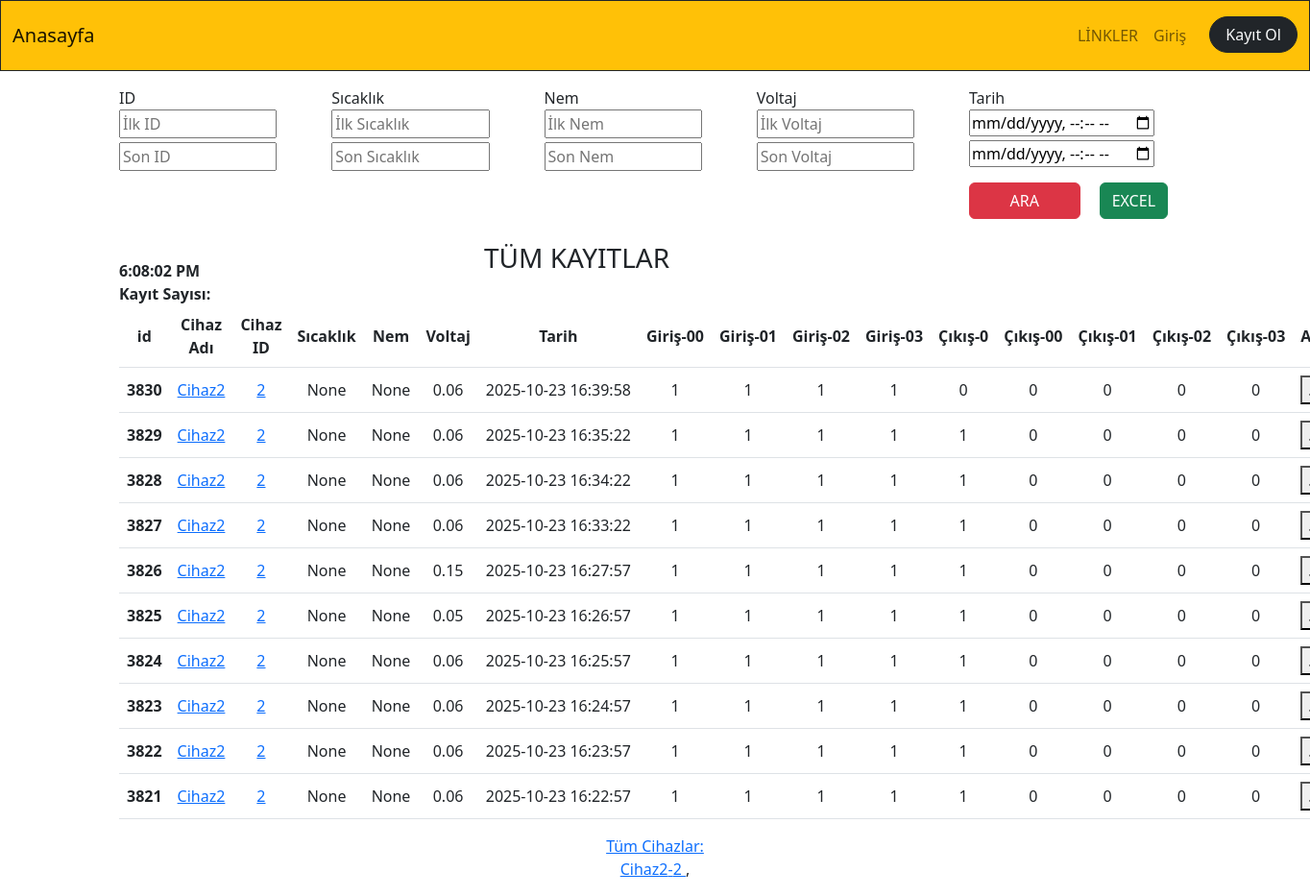
Before: / with the older database file.
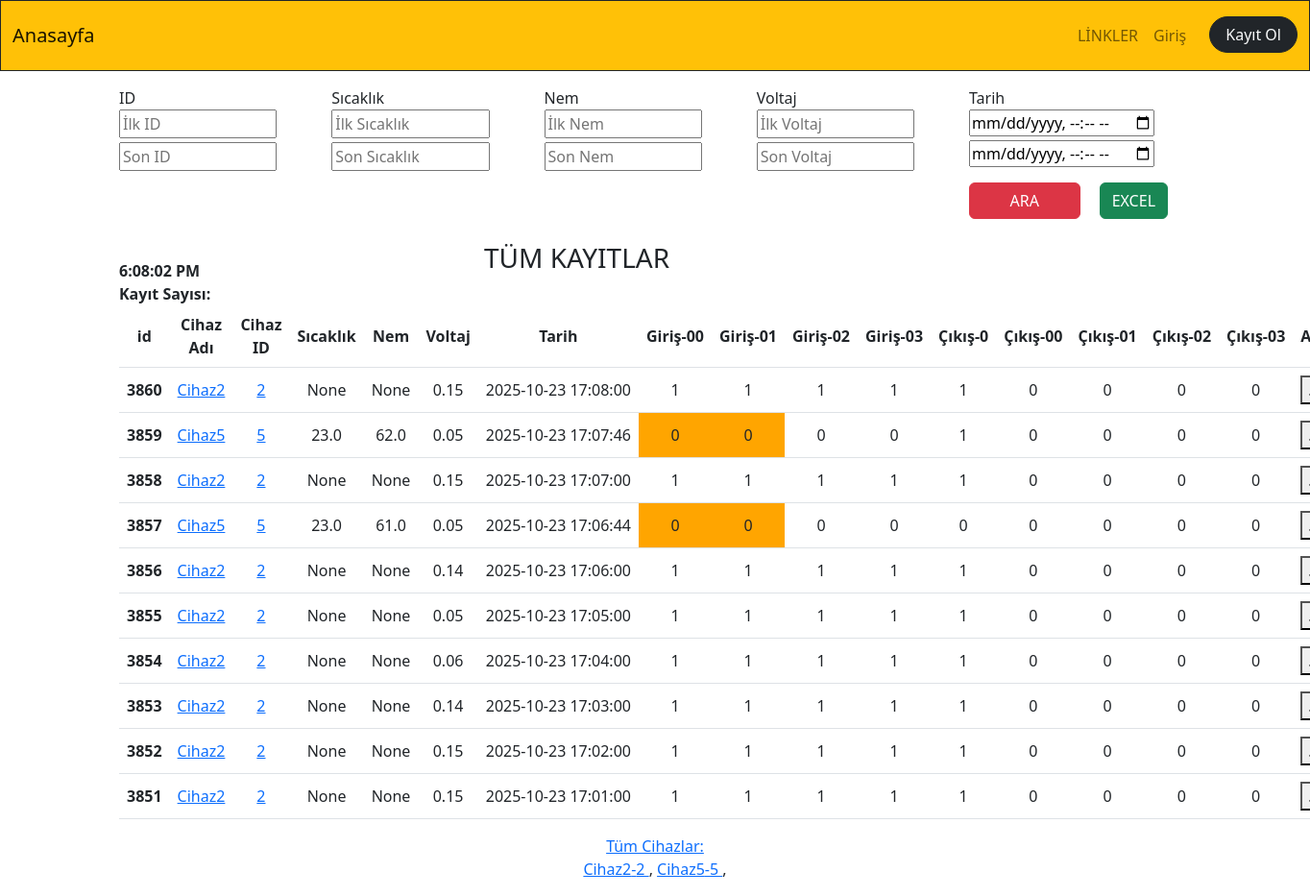
After: the same page with the newer database file.
### app_monitor/models.py (models this page shows, shortened)
class Temperature(models.Model):
    id=models.BigAutoField(primary_key=True,db_column='ID')
    temperature=models.FloatField(blank=True,null=True)
    humidity=models.FloatField(blank=True,null=True)
    volcum=models.FloatField(blank=True,null=True)
    date=models.DateTimeField()
    mail=models.BooleanField(default=False)
    additionalText=models.CharField(blank=True,null=True, max_length=50)
    device_id=models.ForeignKey(Device,on_delete=models.CASCADE,null=True, blank=True)
    device_name=models.CharField(blank=True,null=True, max_length=50)
    cikis0=models.CharField(blank=True,null=True, max_length=5)
    cikis00=models.CharField(blank=True,null=True, max_length=5)
    cikis01=models.CharField(blank=True,null=True, max_length=5)
    cikis02=models.CharField(blank=True,null=True, max_length=5)
    cikis03=models.CharField(blank=True,null=True, max_length=5)
    input00=models.CharField(blank=True,null=True, max_length=1)
    input01=models.CharField(blank=True,null=True, max_length=1)
    input02=models.CharField(blank=True,null=True, max_length=1)
    input03=models.CharField(blank=True,null=True, max_length=1)
    tag_id=models.ForeignKey(RFID_Kisi,on_delete=models.CASCADE,null=True,blank=True)
    staff_name=models.CharField(blank=True,null=True, max_length=30)

class Device(models.Model):
    device_id=models.IntegerField(primary_key=True,db_column='ID')
    device_name=models.CharField(blank=True,null=True, max_length=20)
    device_ip=models.CharField(blank=True,null=True, max_length=20)
    device_port=models.IntegerField(blank=True,null=True)
    device_function=models.CharField(blank=True,null=True, max_length=20)
    device_state=models.BooleanField(blank=True,null=True,default=False) #241225
    def __str__(self):
        return(f"{self.device_id}")

### app_monitor/views.py (the view)
# urls.py: path('',dashboard,name="dashboard"),
def dashboard(request):
    print("dashboard girdi....")
    device_query=Device.objects.all().order_by(Lower('device_name'))
    deviceAll = Temperature.objects.order_by('-id')
    paginator = Paginator(deviceAll, 10)  # Show 5 contacts per page.
    device_search_count = deviceAll.count()
    page_number = request.GET.get('page')
    devicePaginator = paginator.get_page(page_number)
    context=dict(
        device_query=device_query,
        devicePaginator=devicePaginator,
    )
    return render(request,"app_monitor/dashboard.html",context)

### app_monitor/templates/app_monitor/dashboard.html (shortened to what the changed rows need)
{% extends "core/base.html" %}
{% load static %}
{% block content %}
<div class="container">
        <div id="temperature_ajax">
            <b>Kayıt Sayısı: </b>{{kayit_sayisi_total_ajax}} <br>
               <table class="table table-hover">
              <thead>
                 <tr>
                  <th scope="col">id</th>
                  <th scope="col">Cihaz Adı</th>
                  <th scope="col">Cihaz ID</th>
                  <th scope="col">Sıcaklık</th>
                  <th scope="col">Nem</th>
                  <th scope="col">Voltaj</th>
                  <th scope="col">Tarih</th>
                  <th scope="col">Giriş-00</th>
                  <th scope="col">Giriş-01</th>
                  <th scope="col">Giriş-02</th>
                  <th scope="col">Giriş-03</th>
                  <th scope="col">Çıkış-0</th>
                  <th scope="col">Çıkış-00</th>
                  <th scope="col">Çıkış-01</th>
                  <th scope="col">Çıkış-02</th>
                  <th scope="col">Çıkış-03</th>
                  <th scope="col">Açıklama</th>
                 </tr>
               </thead>
             <tbody>
             {% for temp in devicePaginator %}
             <tr>
                 {% if temp.temperature >= 45 %}
               <th scope="row" style="background-color:#FF0000">{{temp.id}}</th>
               <td style="background-color:#FF0000">{{temp.temperature}}</td>
                <td style="background-color:#FF0000"> {{temp.date|date:'Y-m-d H:i:s'}}</td>
                     {% if temp.mailSend == False %}
                     <td style="background-color:#FF0000"> {{temp.mailSend}}</td>
                     {% else %}
                     <td style="background-color:#0000FF"> {{temp.mailSend}}</td>
                     {% endif %}
                 {% else %}
               <th scope="row" >{{temp.id}}</th>
               <td> <a target="_blank" href="/app_monitor/cihazlar/cihaz_adi={{temp.device_name}}" >{{temp.device_name}}</a> </td>
               <td> <a target="_blank" href="/app_monitor/cihazlar/cihaz_id={{temp.device_id}}" >{{temp.device_id}}</a> </td>
               <td >{{temp.temperature}}</td>
               <td >{{temp.humidity}}</td>
               <td >{{temp.volcum}}</td>
               <td > {{temp.date|date:'Y-m-d H:i:s'}}</td>
                {% if temp.input00 == "0" %} <td class="m-3" style="background-color:orange;margin:10px">{{temp.input00}}</td> {% else %} <td >{{temp.input00}}</td> {% endif %}
                {% if temp.input01 == "0" %} <td class="" style="text-align:center;vertical-align:middle;background-color:orange;">{{temp.input01}}</td> {% else %} <td >{{temp.input01}}</td> {% endif %}
                <td style="">{{temp.input02}}</td>
                <td >{{temp.input03}}</td>
                <td >{{temp.cikis0}}</td>
                <td >{{temp.cikis00}}</td>
                <td >{{temp.cikis01}}</td>
                <td >{{temp.cikis02}}</td>
                <td >{{temp.cikis03}}</td>
               <td style="display: flex;text-align:start;vertical-align:middle">
                <button type="button" data-bs-toggle="modal" data-bs-target="#modal{{temp.id}}" data-bs-toggle="modal">...</button>
              </td>
               {% endif %}
             </tr>
           {% endfor %}
             </tbody>
            </table>
            </div>
            <div class="row">
              <div class="col-sm-12 text-center mb-3">
              <a href="/app_monitor/cihazlar_tum" target="_blank">Tüm Cihazlar:</a>
              <br>
              {% for device in device_query %}
              <a href="/app_monitor/cihazlar/{{device.device_name.capitalize}}/port={{device.device_port}}/devid={{device.pk}} " target="_blank">{{device.device_name}}-{{device.device_id}} </a> ,
              {% endfor %}
              <br>
              </div>
              </div>
        </div>
{% endblock content %}

Changed rows visible on the page:
no longer on this page (row unchanged): Temperature: id "3830", device_name "Cihaz2", device_id "2", temperature "None", humidity "None", volcum "0.06", date "2025-10-23 16:39:58", input00 "1", input01 "1", input02 "1", input03 "1", cikis0 "0", cikis00 "0", cikis01 "0", cikis02 "0", cikis03 "0"
no longer on this page (row unchanged): Temperature: id "3829", device_name "Cihaz2", device_id "2", temperature "None", humidity "None", volcum "0.06", date "2025-10-23 16:35:22", input00 "1", input01 "1", input02 "1", input03 "1", cikis0 "1", cikis00 "0", cikis01 "0", cikis02 "0", cikis03 "0"
no longer on this page (row unchanged): Temperature: id "3828", device_name "Cihaz2", device_id "2", temperature "None", humidity "None", volcum "0.06", date "2025-10-23 16:34:22", input00 "1", input01 "1", input02 "1", input03 "1", cikis0 "1", cikis00 "0", cikis01 "0", cikis02 "0", cikis03 "0"
no longer on this page (row unchanged): Temperature: id "3827", device_name "Cihaz2", device_id "2", temperature "None", humidity "None", volcum "0.06", date "2025-10-23 16:33:22", input00 "1", input01 "1", input02 "1", input03 "1", cikis0 "1", cikis00 "0", cikis01 "0", cikis02 "0", cikis03 "0"
no longer on this page (row unchanged): Temperature: id "3826", device_name "Cihaz2", device_id "2", temperature "None", humidity "None", volcum "0.15", date "2025-10-23 16:27:57", input00 "1", input01 "1", input02 "1", input03 "1", cikis0 "1", cikis00 "0", cikis01 "0", cikis02 "0", cikis03 "0"
no longer on this page (row unchanged): Temperature: id "3825", device_name "Cihaz2", device_id "2", temperature "None", humidity "None", volcum "0.05", date "2025-10-23 16:26:57", input00 "1", input01 "1", input02 "1", input03 "1", cikis0 "1", cikis00 "0", cikis01 "0", cikis02 "0", cikis03 "0"
no longer on this page (row unchanged): Temperature: id "3824", device_name "Cihaz2", device_id "2", temperature "None", humidity "None", volcum "0.06", date "2025-10-23 16:25:57", input00 "1", input01 "1", input02 "1", input03 "1", cikis0 "1", cikis00 "0", cikis01 "0", cikis02 "0", cikis03 "0"
no longer on this page (row unchanged): Temperature: id "3823", device_name "Cihaz2", device_id "2", temperature "None", humidity "None", volcum "0.06", date "2025-10-23 16:24:57", input00 "1", input01 "1", input02 "1", input03 "1", cikis0 "1", cikis00 "0", cikis01 "0", cikis02 "0", cikis03 "0"
no longer on this page (row unchanged): Temperature: id "3822", device_name "Cihaz2", device_id "2", temperature "None", humidity "None", volcum "0.06", date "2025-10-23 16:23:57", input00 "1", input01 "1", input02 "1", input03 "1", cikis0 "1", cikis00 "0", cikis01 "0", cikis02 "0", cikis03 "0"
no longer on this page (row unchanged): Temperature: id "3821", device_name "Cihaz2", device_id "2", temperature "None", humidity "None", volcum "0.06", date "2025-10-23 16:22:57", input00 "1", input01 "1", input02 "1", input03 "1", cikis0 "1", cikis00 "0", cikis01 "0", cikis02 "0", cikis03 "0"
added Temperature: id "3860", device_name "Cihaz2", device_id "2", temperature "None", humidity "None", volcum "0.15", date "2025-10-23 17:08:00", input00 "1", input01 "1", input02 "1", input03 "1", cikis0 "1", cikis00 "0", cikis01 "0", cikis02 "0", cikis03 "0"
added Temperature: id "3859", device_name "Cihaz5", device_id "5", temperature "23.0", humidity "62.0", volcum "0.05", date "2025-10-23 17:07:46", input00 "0", input01 "0", input02 "0", input03 "0", cikis0 "1", cikis00 "0", cikis01 "0", cikis02 "0", cikis03 "0"
added Temperature: id "3858", device_name "Cihaz2", device_id "2", temperature "None", humidity "None", volcum "0.15", date "2025-10-23 17:07:00", input00 "1", input01 "1", input02 "1", input03 "1", cikis0 "1", cikis00 "0", cikis01 "0", cikis02 "0", cikis03 "0"
added Temperature: id "3857", device_name "Cihaz5", device_id "5", temperature "23.0", humidity "61.0", volcum "0.05", date "2025-10-23 17:06:44", input00 "0", input01 "0", input02 "0", input03 "0", cikis0 "0", cikis00 "0", cikis01 "0", cikis02 "0", cikis03 "0"
added Temperature: id "3856", device_name "Cihaz2", device_id "2", temperature "None", humidity "None", volcum "0.14", date "2025-10-23 17:06:00", input00 "1", input01 "1", input02 "1", input03 "1", cikis0 "1", cikis00 "0", cikis01 "0", cikis02 "0", cikis03 "0"
added Temperature: id "3855", device_name "Cihaz2", device_id "2", temperature "None", humidity "None", volcum "0.05", date "2025-10-23 17:05:00", input00 "1", input01 "1", input02 "1", input03 "1", cikis0 "1", cikis00 "0", cikis01 "0", cikis02 "0", cikis03 "0"
added Temperature: id "3854", device_name "Cihaz2", device_id "2", temperature "None", humidity "None", volcum "0.06", date "2025-10-23 17:04:00", input00 "1", input01 "1", input02 "1", input03 "1", cikis0 "1", cikis00 "0", cikis01 "0", cikis02 "0", cikis03 "0"
added Temperature: id "3853", device_name "Cihaz2", device_id "2", temperature "None", humidity "None", volcum "0.14", date "2025-10-23 17:03:00", input00 "1", input01 "1", input02 "1", input03 "1", cikis0 "1", cikis00 "0", cikis01 "0", cikis02 "0", cikis03 "0"
added Temperature: id "3852", device_name "Cihaz2", device_id "2", temperature "None", humidity "None", volcum "0.15", date "2025-10-23 17:02:00", input00 "1", input01 "1", input02 "1", input03 "1", cikis0 "1", cikis00 "0", cikis01 "0", cikis02 "0", cikis03 "0"
added Temperature: id "3851", device_name "Cihaz2", device_id "2", temperature "None", humidity "None", volcum "0.15", date "2025-10-23 17:01:00", input00 "1", input01 "1", input02 "1", input03 "1", cikis0 "1", cikis00 "0", cikis01 "0", cikis02 "0", cikis03 "0"
added Device: device_name "Cihaz5", device_id "5"
